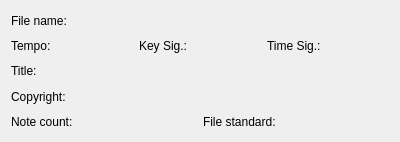
<?xml version="1.0" encoding="UTF-8"?>
<ui version="4.0">
 <class>qmpInfoWindow</class>
 <widget class="QDialog" name="qmpInfoWindow">
  <property name="geometry">
   <rect>
    <x>0</x>
    <y>0</y>
    <width>400</width>
    <height>142</height>
   </rect>
  </property>
  <property name="minimumSize">
   <size>
    <width>400</width>
    <height>142</height>
   </size>
  </property>
  <property name="windowTitle">
   <string>File Information</string>
  </property>
  <layout class="QVBoxLayout" name="verticalLayout">
   <item>
    <widget class="QClickableLabel" name="lbFileName">
     <property name="text">
      <string>File name: </string>
     </property>
    </widget>
   </item>
   <item>
    <layout class="QHBoxLayout" name="horizontalLayout">
     <item>
      <widget class="QClickableLabel" name="lbTempo">
       <property name="text">
        <string>Tempo: </string>
       </property>
      </widget>
     </item>
     <item>
      <widget class="QClickableLabel" name="lbKeySig">
       <property name="text">
        <string>Key Sig.: </string>
       </property>
      </widget>
     </item>
     <item>
      <widget class="QClickableLabel" name="lbTimeSig">
       <property name="text">
        <string>Time Sig.:</string>
       </property>
      </widget>
     </item>
    </layout>
   </item>
   <item>
    <widget class="QClickableLabel" name="lbTitle">
     <property name="text">
      <string>Title: </string>
     </property>
    </widget>
   </item>
   <item>
    <widget class="QClickableLabel" name="lbCopyright">
     <property name="text">
      <string>Copyright: </string>
     </property>
    </widget>
   </item>
   <item>
    <layout class="QHBoxLayout" name="horizontalLayout_2">
     <item>
      <widget class="QClickableLabel" name="lbNoteCount">
       <property name="text">
        <string>Note count: </string>
       </property>
      </widget>
     </item>
     <item>
      <widget class="QClickableLabel" name="lbFileStandard">
       <property name="text">
        <string>File standard: </string>
       </property>
      </widget>
     </item>
    </layout>
   </item>
  </layout>
 </widget>
 <customwidgets>
  <customwidget>
   <class>QClickableLabel</class>
   <extends>QLabel</extends>
   <header>qmpinfowindow.hpp</header>
  </customwidget>
 </customwidgets>
 <resources/>
 <connections/>
</ui>
